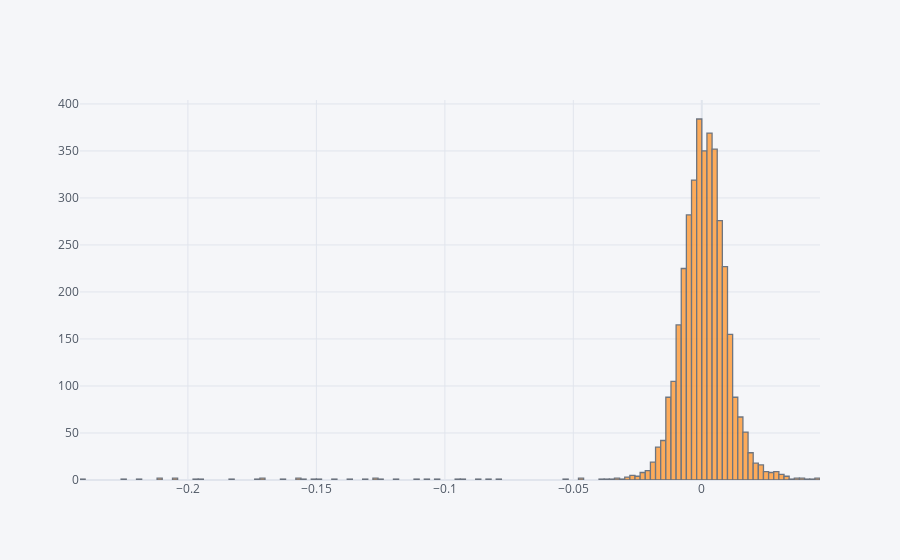

Notebook cell for this chart:
### Markdown cell above
### Case 2 - Fat tailed returns with negative skew

### Code cell
np.random.seed(99)

size = 15*252
size_r1 = int(0.85*size)
size_r2 = int(0.14*size)
size_r3 = size - size_r1 - size_r2

r1 = generate_returns(ann_return=+0.10, sharpe=0.85, size=size_r1)
r2 = generate_returns(ann_return=+1, sharpe=3, size=size_r2)
r3 = generate_returns(ann_return=-0.9999999999999999, sharpe=-40, size=size_r3)

idxs = np.arange(size)
idxs_r1 = np.random.choice(idxs, size=size_r1, replace=False)

idxs = np.setdiff1d(idxs, idxs_r1)
idxs_r2 = np.random.choice(idxs, size=size_r2, replace=False)
idxs_r3 = np.setdiff1d(idxs, idxs_r2)

returns_2 = np.zeros(size)
returns_2[idxs_r1] = r1
returns_2[idxs_r2] = r2
returns_2[idxs_r3] = r3

returns_2 = pd.Series(returns_2)
returns_2.index = pd.bdate_range('2000', periods=len(returns_2))

returns_2.iplot('hist')

### Figure 1 — Plotly figure (JSON) as saved in the notebook; plotly's stock layout.template omitted (floating-point values rounded to 4 significant figures; data arrays with more than 128 entries replaced by an {"elided": "..."} marker saying what was removed)
{"data": [{"histfunc": "count", "histnorm": "", "marker": {"color": "rgba(255, 153, 51, 1.0)", "line": {"color": "#4D5663", "width": 1.3}}, "opacity": 0.8, "orientation": "v", "type": "histogram", "x": {"elided": "3780 float values"}}], "layout": {"barmode": "overlay", "legend": {"bgcolor": "#F5F6F9", "font": {"color": "#4D5663"}}, "paper_bgcolor": "#F5F6F9", "plot_bgcolor": "#F5F6F9", "title": {"font": {"color": "#4D5663"}}, "xaxis": {"gridcolor": "#E1E5ED", "showgrid": true, "tickfont": {"color": "#4D5663"}, "title": {"font": {"color": "#4D5663"}, "text": ""}, "zerolinecolor": "#E1E5ED"}, "yaxis": {"gridcolor": "#E1E5ED", "showgrid": true, "tickfont": {"color": "#4D5663"}, "title": {"font": {"color": "#4D5663"}, "text": ""}, "zerolinecolor": "#E1E5ED"}}}
